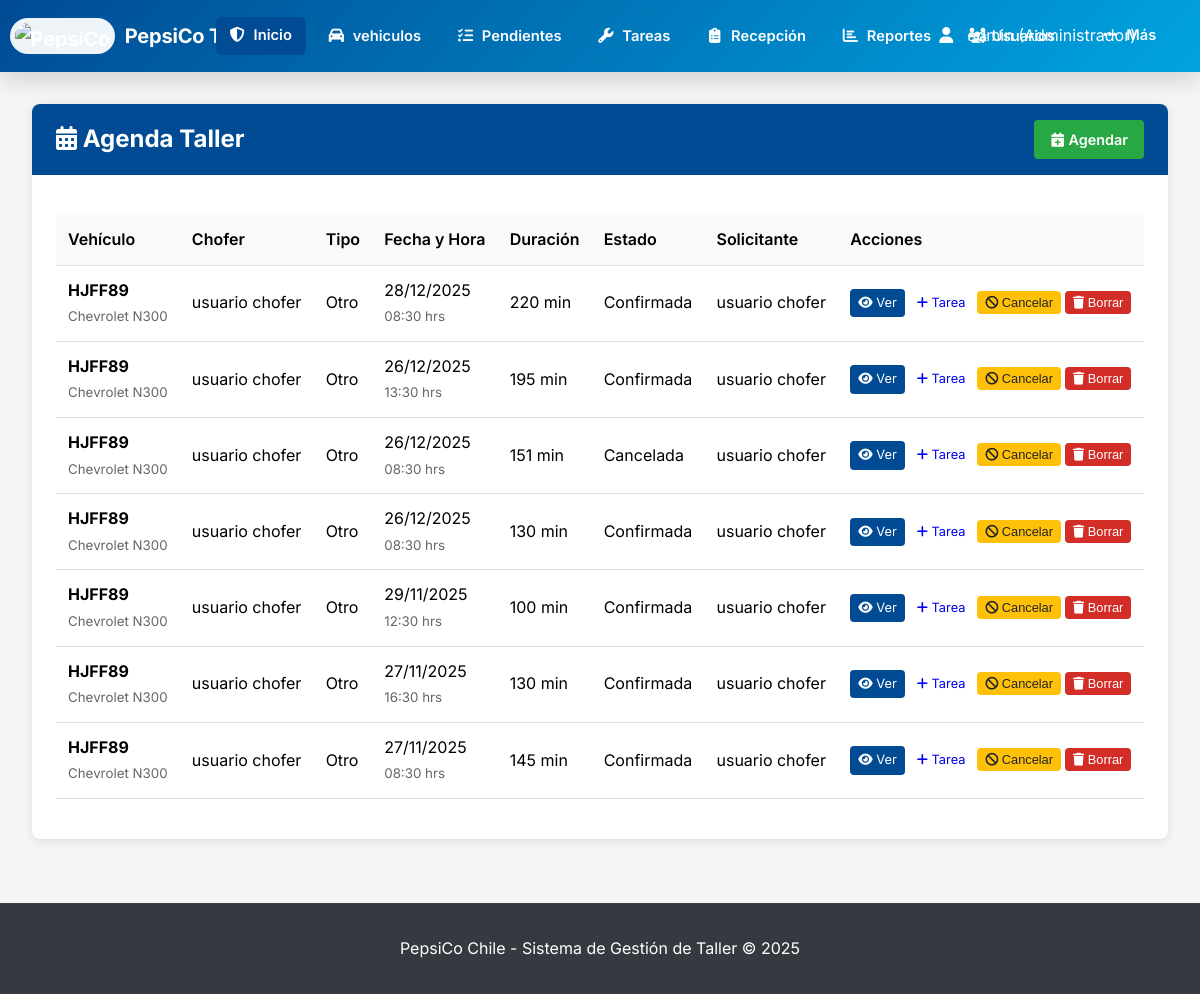
/agenda/lista/ (signed in), run on the app's committed database.
### usuarios/models.py (models this page shows, shortened)
class Usuario(AbstractUser):
    ROLES = (
        ('admin', 'Administrador'),
        ('jefe_taller', 'Jefe de Taller'),
        ('mecanico', 'Mecánico'),
        ('chofer', 'Chofer'),
        ('vendedor', 'Vendedor/Preventista'),
        ('guardia', 'Guardia'),
        ('bodeguero', 'Bodeguero'),
        ('ehs', 'EHS'),
        ('recepcionista', 'Recepcionista de Vehículos'),
    )
    rol = models.CharField(max_length=30, choices=ROLES, default='mecanico')
    telefono = models.CharField(max_length=15, blank=True)
    fecha_creacion = models.DateTimeField(auto_now_add=True)
    foto_perfil = models.ImageField(upload_to='perfiles/', blank=True, null=True)

### agenda/models.py (models this page shows, shortened)
class CitaMantenimiento(models.Model):
    ESTADO_CHOICES = (
        ('pendiente', 'Pendiente'),
        ('confirmada', 'Confirmada'),
        ('cancelada', 'Cancelada'),
        ('completada', 'Completada'),
    )
    TIPO_MANTENCION_CHOICES = (
        ('preventiva', 'Mantención Preventiva'),
        ('correctiva', 'Reparación Correctiva'),
        ('neumaticos', 'Cambio de Neumáticos'),
        ('dpf', 'Limpieza DPF'),
        ('bateria', 'Reemplazo de Batería'),
        ('otro', 'Otro'),
    )
    patente = models.CharField(max_length=10, help_text="Patente del vehículo (ej. ABC123)")
    vehiculo = models.ForeignKey(
        'vehiculos.Vehiculo',
        on_delete=models.SET_NULL,
        null=True,
        blank=True,
        related_name='citas'
    )
    solicitante = models.ForeignKey(Usuario, on_delete=models.SET_NULL, null=True, blank=True, related_name='citas_solicitadas')
    fecha_hora = models.DateTimeField(help_text="Fecha y hora de la cita")
    duracion_minutos = models.PositiveIntegerField(default=60, help_text="Duración estimada en minutos")
    tipo_mantencion = models.CharField(max_length=20, choices=TIPO_MANTENCION_CHOICES, default='preventiva')
    estado = models.CharField(max_length=20, choices=ESTADO_CHOICES, default='pendiente')
    observaciones = models.TextField(blank=True)
    fecha_creacion = models.DateTimeField(auto_now_add=True)
    class Meta:
        verbose_name = "Cita de Mantenimiento"
        verbose_name_plural = "Citas de Mantenimiento"
        ordering = ['fecha_hora']

### vehiculos/models.py (models this page shows, shortened)
class Vehiculo(models.Model):
    ESTADOS = (
        ('pendiente', 'Pendiente de Aprobación'),
        ('ingresado', 'Ingresado'),
        ('diagnostico', 'En Diagnóstico'),
        ('reparacion', 'En Reparación'),
        ('listo', 'Listo para Retiro'),
        ('entregado', 'Entregado'),
        ('rechazado', 'Ingreso Rechazado'),
    )
    TIPOS_VEHICULO = (
        ('camion', 'Camión'),
        ('camion_dts', 'Camión DTS'),
        ('camion_cstore', 'Camión Cstore'),
        ('furgon', 'Furgón'),
        ('pickup', 'Pickup'),
        ('automovil', 'Automóvil'),
        ('maquinaria', 'Maquinaria'),
        ('funcional_flota', 'Funcional Flota'),
        ('merchandising', 'Merchandising'),
    )
    patente = models.CharField(max_length=10, unique=True)
    tipo_vehiculo = models.CharField(max_length=50, choices=TIPOS_VEHICULO)
    marca = models.CharField(max_length=50)
    modelo = models.CharField(max_length=50)
    año = models.IntegerField()
    flota = models.CharField(max_length=100, blank=True, null=True)
    numero_chasis = models.CharField(max_length=50, blank=True)
    kilometraje = models.IntegerField(default=0, null=True, blank=True)
    activo = models.BooleanField(default=True)
    nombre_chofer = models.CharField(max_length=100, blank=True)
    telefono_chofer = models.CharField(max_length=15, blank=True)
    empresa_chofer = models.CharField(max_length=100, blank=True)
    chofer_asignado = models.ForeignKey(
        'usuarios.Usuario',
        on_delete=models.SET_NULL,
        null=True,
        blank=True,
        limit_choices_to={'rol': 'chofer'},
        related_name='vehiculos_como_chofer'  # ← CAMBIADO: nombre único
    )
    estado = models.CharField(max_length=20, choices=ESTADOS, default='ingresado')
    fecha_ingreso = models.DateTimeField(auto_now_add=True)
    fecha_salida = models.DateTimeField(blank=True, null=True)
    motivo_ingreso = models.TextField()
    observaciones_ingreso = models.TextField(blank=True)
    guardia_ingreso = models.ForeignKey(
        Usuario,
        on_delete=models.SET_NULL,
        null=True,
        related_name='vehiculos_ingresados'  # ← Este está bien
    )
    mecanico_asignado = models.ForeignKey(
        Usuario,
        on_delete=models.SET_NULL,
        null=True,
        blank=True,
        related_name='vehiculos_como_mecanico'  # ← CAMBIADO: nombre único
    )

### agenda/views.py (the view)
# urls.py: path('lista/', views.lista_citas, name='lista_citas'),
@login_required
def lista_citas(request):
    if request.user.rol not in ['jefe_taller', 'admin']:
        return redirect('clinica_dashboard')
    citas = CitaMantenimiento.objects.select_related(
        'vehiculo',
        'solicitante'
    ).order_by('-fecha_hora')  # Orden descendente para ver las más recientes primero
    return render(request, 'agenda/lista_citas_base.html', {'citas': citas})

### templates/agenda/lista_citas_base.html (shortened to what this page needs)
{% extends 'base.html' %}
{% block content %}
<div class="card">
  <div class="card-header" style="display:flex;justify-content:space-between;align-items:center;">
    <h2 style="margin:0;"><i class="fa-solid fa-calendar-days"></i> Agenda Taller</h2>
    <div>
      <a href="{% url 'agenda:agendar_cita' %}" class="btn btn-success"><i class="fa-solid fa-calendar-plus"></i> Agendar</a>
    </div>
  </div>
  <div class="card-body">
    <div class="table-responsive">
      <table class="table">
        <thead>
          <tr>
            <th>Vehículo</th>
            <th>Chofer</th>
            <th>Tipo</th>
            <th>Fecha y Hora</th>
            <th>Duración</th>
            <th>Estado</th>
            <th>Solicitante</th>
            <th>Acciones</th>
          </tr>
        </thead>
        <tbody>
          {% if citas %}
          {% for cita in citas %}
          <tr>
            <td>
              <strong>{{ cita.patente }}</strong>
              {% if cita.vehiculo %}
              <br><small style="color:#666;">{{ cita.vehiculo.marca }} {{ cita.vehiculo.modelo }}</small>
              {% endif %}
            </td>
            <td>
              {% if cita.vehiculo %}
                {% firstof cita.vehiculo.nombre_chofer '–' %}
              {% else %}
                <span style="color:#666;">–</span>
              {% endif %}
            </td>
            <td>{{ cita.get_tipo_mantencion_display }}</td>
            <td>{{ cita.fecha_hora|date:"d/m/Y" }}<br><small style="color:#666;">{{ cita.fecha_hora|date:"H:i" }} hrs</small></td>
            <td>{{ cita.duracion_minutos }} min</td>
            <td>{{ cita.get_estado_display }}</td>
            <td>
              {% if cita.solicitante %}
                {{ cita.solicitante.get_full_name|default:cita.solicitante.username }}
              {% else %}
                <span style="color:#666;">–</span>
              {% endif %}
            </td>
            <td>
              <div style="display:flex;gap:0.25rem;flex-wrap:wrap;">
                <a href="{% url 'agenda:detalle_cita' cita.id %}" class="btn btn-sm btn-primary" title="Ver"><i class="fa-solid fa-eye"></i> Ver</a>
                {% if user.rol == 'jefe_taller' or user.rol == 'admin' %}
                {% if cita.vehiculo %}
                <a href="{% url 'crear_tarea' %}?vehiculo={{ cita.vehiculo.id }}" class="btn btn-sm btn-info" title="Tarea"><i class="fa-solid fa-plus"></i> Tarea</a>
                {% endif %}
                <form method="post" action="{% url 'agenda:cancelar_cita' cita.id %}" class="d-inline" onsubmit="return confirm('¿Cancelar esta cita?');">
                  <button type="submit" class="btn btn-sm btn-warning" title="Cancelar"><i class="fa-solid fa-ban"></i> Cancelar</button>
                </form>
                <form method="post" action="{% url 'agenda:eliminar_cita' cita.id %}" class="d-inline" onsubmit="return confirm('¿Eliminar definitivamente?');">
                  <button type="submit" class="btn btn-sm btn-danger" title="Eliminar"><i class="fa-solid fa-trash"></i> Borrar</button>
                </form>
                {% endif %}
              </div>
            </td>
          </tr>
          {% endfor %}
          {% else %}
          <tr>
            <td colspan="8" style="text-align:center; color:#666;">No hay citas registradas.</td>
          </tr>
          {% endif %}
        </tbody>
      </table>
    </div>
  </div>
</div>
{% endblock %}

### templates/base.html (shortened to what this page needs)
<!DOCTYPE html>
<html lang="es">
<head>
    <link rel="stylesheet" href="https://cdnjs.cloudflare.com/ajax/libs/font-awesome/6.4.0/css/all.min.css"
 />
</head>
<body>
    <nav class="navbar">
        <div class="navbar-container">
            <div class="logo">
                <h1><img src="https://i.postimg.cc/jSTv1DJn/instruments-logo-43257843.png" alt="PepsiCo"
                        class="logo-img"> PepsiCo Taller</h1>
            </div>
            {% if user.is_authenticated %}
            <ul class="nav-links" id="navLinks">
                {% if user.rol == 'admin' %}
                <li><a id="inicioBtn" class="btn btn-primary" data-loader="1" href="{% url 'dashboard_admin' %}"
                        title="Dashboard - Administrador"><i class="fa-solid fa-shield-halved"></i>Inicio</a></li>
                {% elif user.rol == 'jefe_taller' %}
                <li><a id="inicioBtn" class="btn btn-primary" data-loader="1" href="{% url 'dashboard_jefe_taller' %}"
                        title="Dashboard - Jefe de Taller"><i class="fa-solid fa-helmet-safety"></i>Inicio</a></li>
                {% elif user.rol == 'mecanico' %}
                <li><a id="inicioBtn" class="btn btn-primary" data-loader="1" href="{% url 'dashboard_mecanico' %}"
                        title="Dashboard - Mecánico"><i class="fa-solid fa-wrench"></i>Inicio</a></li>
                {% elif user.rol == 'chofer' %}
                <li><a id="inicioBtn" class="btn btn-primary" data-loader="1" href="{% url 'dashboard_chofer' %}"
                        title="Dashboard - Chofer"><i class="fa-solid fa-road"></i>Inicio</a></li>
                {% elif user.rol == 'guardia' %}
                <li><a id="inicioBtn" class="btn btn-primary" data-loader="1" href="{% url 'dashboard_guardia' %}"
                        title="Dashboard - Guardia"><i class="fa-solid fa-shield"></i>Inicio</a></li>
                {% elif user.rol == 'ehs' %}
                <li><a id="inicioBtn" class="btn btn-primary" data-loader="1" href="{% url 'dashboard_ehs' %}"
                        title="Dashboard - EHS"><i class="fa-solid fa-user-shield"></i>Inicio</a></li>
                {% else %}
                <li><a id="inicioBtn" href="{% url 'clinica_dashboard' %}" title="Dashboard Principal"><i
                            class="fa-solid fa-road"></i>Inicio</a></li>
                {% endif %}
                {% if user.is_superuser or user.rol == 'admin' or user.rol == 'jefe_taller' or user.rol == 'mecanico' %}
                <li><a href="{% url 'tablero_clinica' %}" title="Dashboard de Vehículos"><i
                            class="fa-solid fa-car"></i>vehiculos</a></li>
                {% endif %}
                {% if user.is_superuser or user.rol == 'admin' or user.rol == 'guardia' or user.rol == 'recepcionista' %}
                <li><a href="{% url 'pendientes_ingreso' %}" title="Pendientes de Ingreso"><i
                            class="fa-solid fa-list-check"></i>Pendientes</a></li>
                {% endif %}
                {% if user.is_superuser or user.rol == 'admin' or user.rol == 'jefe_taller' or user.rol == 'mecanico' %}
                <li><a href="{% url 'lista_tareas' %}" title="Gestión de Tareas"><i
                            class="fa-solid fa-wrench"></i>Tareas</a></li>
                {% endif %}
                {% if user.rol == 'recepcionista' or user.is_superuser or user.rol == 'admin' %}
                <li><a href="{% url 'dashboard_recepcionista' %}" title="Recepción de Vehículos"><i
                            class="fa-solid fa-clipboard-list"></i>Recepción</a></li>
                {% endif %}
                {% if user.is_superuser or user.rol == 'admin' or user.rol == 'ehs' %}
                <li><a href="{% url 'dashboard_reportes' %}" title="Reportes y Métricas"><i
                            class="fa-solid fa-chart-bar"></i>Reportes</a></li>
                {% endif %}
                {% if user.is_superuser or user.rol == 'admin' %}
                <li><a href="{% url 'lista_usuarios' %}" title="Gestión de Usuarios"><i
                            class="fa-solid fa-users-gear"></i>Usuarios</a></li>
                {% endif %}
                {% if user.is_superuser or user.rol == 'admin' %}
                <li class="dropdown shift-right">
                    <a href="#" class="dropdown-toggle btn-mas" title="Más operaciones"><i
                            class="fa-solid fa-ellipsis"></i>Más</a>
                </li>
                {% endif %}
            </ul>
            <div class="user-info">
                <div class="dropdown align-right">
                    <a href="#" class="dropdown-toggle" style="color: white; text-decoration: none;">
                        <i class="fa-solid fa-user"></i>
                        {% if request.viewing_as_role %}
                        {{ request.original_user.get_full_name|default:request.original_user.username }} ({{
                        request.original_user.get_rol_display }})
                        {% else %}
                        {{ user.get_full_name|default:user.username }} ({{ user.get_rol_display }})
                        {% endif %}
                    </a>
                </div>
            </div>
            {% endif %}
        </div>
    </nav>
    <main class="main-container">
        {% block content %}
        {% endblock %}
    </main>
    <footer style="text-align: center; padding: 2rem; background: var(--dark-gray); color: white; margin-top: 4rem;">
        <p>PepsiCo Chile - Sistema de Gestión de Taller &copy; 2025</p>
    </footer>
</body>
</html>

### data on the page
Usuario: get_full_name "admin", rol "Administrador"
CitaMantenimiento: patente "HJFF89", vehiculo.marca "Chevrolet", vehiculo.modelo "N300", vehiculo.nombre_chofer "usuario chofer", tipo_mantencion "Otro", fecha_hora "28/12/2025", fecha_hora "08:30", duracion_minutos "220", estado "Confirmada", solicitante.get_full_name "usuario chofer"
CitaMantenimiento: patente "HJFF89", vehiculo.marca "Chevrolet", vehiculo.modelo "N300", vehiculo.nombre_chofer "usuario chofer", tipo_mantencion "Otro", fecha_hora "26/12/2025", fecha_hora "13:30", duracion_minutos "195", estado "Confirmada", solicitante.get_full_name "usuario chofer"
CitaMantenimiento: patente "HJFF89", vehiculo.marca "Chevrolet", vehiculo.modelo "N300", vehiculo.nombre_chofer "usuario chofer", tipo_mantencion "Otro", fecha_hora "26/12/2025", fecha_hora "08:30", duracion_minutos "151", estado "Cancelada", solicitante.get_full_name "usuario chofer"
CitaMantenimiento: patente "HJFF89", vehiculo.marca "Chevrolet", vehiculo.modelo "N300", vehiculo.nombre_chofer "usuario chofer", tipo_mantencion "Otro", fecha_hora "26/12/2025", fecha_hora "08:30", duracion_minutos "130", estado "Confirmada", solicitante.get_full_name "usuario chofer"
CitaMantenimiento: patente "HJFF89", vehiculo.marca "Chevrolet", vehiculo.modelo "N300", vehiculo.nombre_chofer "usuario chofer", tipo_mantencion "Otro", fecha_hora "29/11/2025", fecha_hora "12:30", duracion_minutos "100", estado "Confirmada", solicitante.get_full_name "usuario chofer"
CitaMantenimiento: patente "HJFF89", vehiculo.marca "Chevrolet", vehiculo.modelo "N300", vehiculo.nombre_chofer "usuario chofer", tipo_mantencion "Otro", fecha_hora "27/11/2025", fecha_hora "16:30", duracion_minutos "130", estado "Confirmada", solicitante.get_full_name "usuario chofer"
CitaMantenimiento: patente "HJFF89", vehiculo.marca "Chevrolet", vehiculo.modelo "N300", vehiculo.nombre_chofer "usuario chofer", tipo_mantencion "Otro", fecha_hora "27/11/2025", fecha_hora "08:30", duracion_minutos "145", estado "Confirmada", solicitante.get_full_name "usuario chofer"
